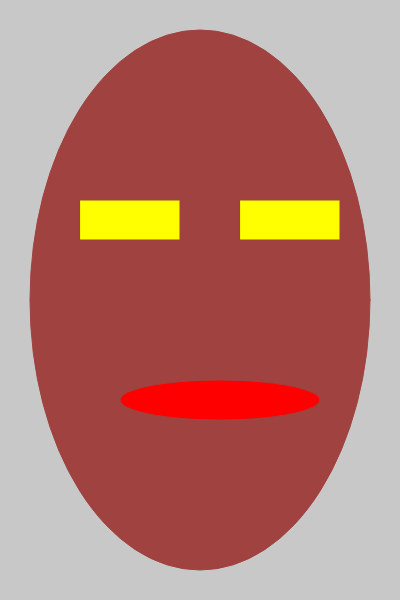
Frame 1 (no input)
Frame 60 (no input): identical to frame 1, image omitted
Frame 120 (the mouse pressed at the canvas centre since frame 60): identical to frame 1, image omitted

The p5.js sketch that drew this single still picture (run headless with seeded random() and noise() and a simulated clock; from frame 60 on, the mouse is pressed at the canvas centre):

// p5.js sketch
// ── sketch.js
function setup() {
  // createCanvas([width], [height], [canvas])
  createCanvas(400, 600);
}

function draw() {
  background(200)
  // background('red'); 
  
  stroke(160,66,63)
  fill(160,66,63);
  // ellipse(x, y, w, [h])
  ellipse(200,300,340,540)
  
  fill('yellow');
  rect(80,200,100,40);

  rect(240,200,100,40);
  
  fill('red');
  ellipse(220,400,200,40);
}
